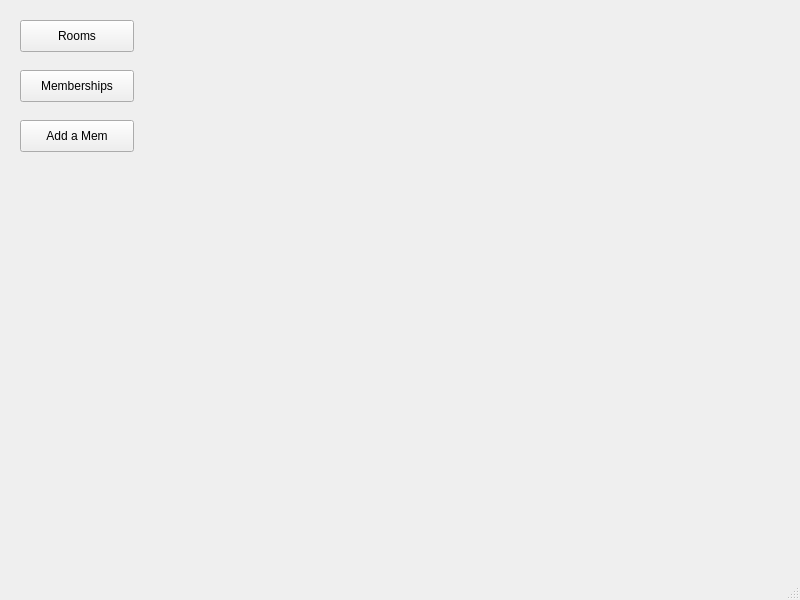
<?xml version="1.0" encoding="UTF-8"?>
<ui version="4.0">
 <class>BotMainWindow</class>
 <widget class="QMainWindow" name="BotMainWindow">
  <property name="geometry">
   <rect>
    <x>0</x>
    <y>0</y>
    <width>800</width>
    <height>600</height>
   </rect>
  </property>
  <property name="windowTitle">
   <string>MainWindow</string>
  </property>
  <widget class="QWidget" name="centralwidget">
   <widget class="QPushButton" name="btnRooms">
    <property name="geometry">
     <rect>
      <x>20</x>
      <y>20</y>
      <width>114</width>
      <height>32</height>
     </rect>
    </property>
    <property name="text">
     <string>Rooms</string>
    </property>
   </widget>
   <widget class="QPushButton" name="btnMemberships">
    <property name="geometry">
     <rect>
      <x>20</x>
      <y>70</y>
      <width>114</width>
      <height>32</height>
     </rect>
    </property>
    <property name="text">
     <string>Memberships</string>
    </property>
   </widget>
   <widget class="QPushButton" name="btnAddMem">
    <property name="geometry">
     <rect>
      <x>20</x>
      <y>120</y>
      <width>114</width>
      <height>32</height>
     </rect>
    </property>
    <property name="text">
     <string>Add a Mem</string>
    </property>
   </widget>
  </widget>
  <widget class="QMenuBar" name="menubar">
   <property name="geometry">
    <rect>
     <x>0</x>
     <y>0</y>
     <width>800</width>
     <height>22</height>
    </rect>
   </property>
  </widget>
  <widget class="QStatusBar" name="statusbar"/>
 </widget>
 <resources/>
 <connections/>
</ui>
